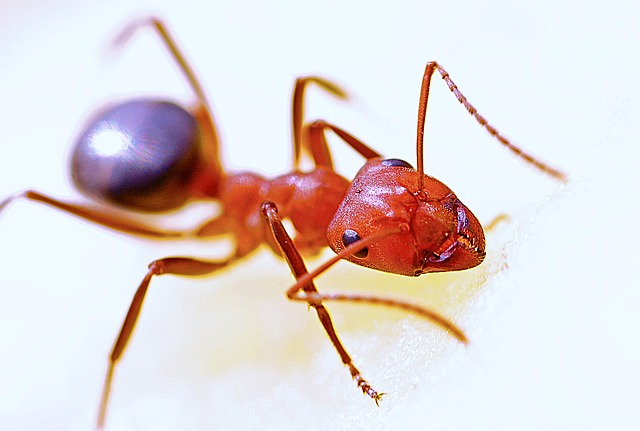
#> input picture image/ant.jpg, 640 x 431 px
$ python contours.py
#> lines starting #> are read from the running program, lines starting #| are printed output that depends on the picture; after the words box and inside, x2 and y2 are one past the last pixel; in counts of white or black regions, pixels touching at a corner belong together
import cv2
import matplotlib.pyplot as plt

img = cv2.imread("image/ant.jpg")
#> img is the input picture: shape (431, 640, 3); mean B, G, R 212.9, 213.6, 225.1
imgGray = cv2.cvtColor(img,cv2.COLOR_BGR2GRAY)
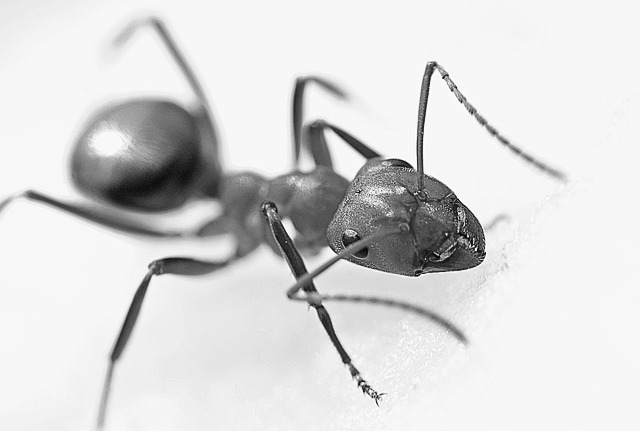
#> imgGray: shape (431, 640); min 5, max 255, mean 217
ret,threshold = cv2.threshold(imgGray,215,255,cv2.THRESH_BINARY)
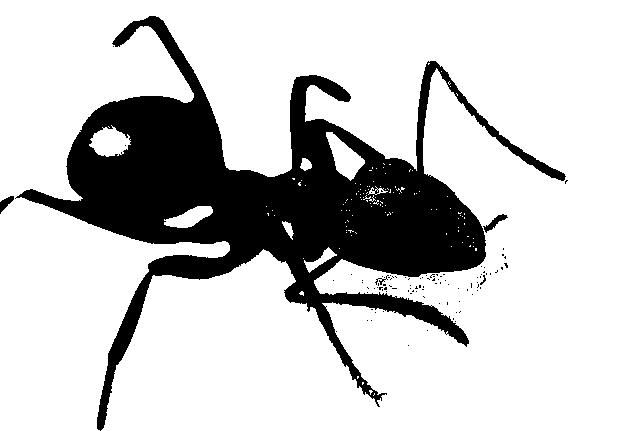
#> threshold: shape (431, 640); 79% white; 98 black regions (93 under 20 px)

# ลบสัญญารับกวน
Gaussian_3x3 = cv2.GaussianBlur(threshold,(3,3),0)
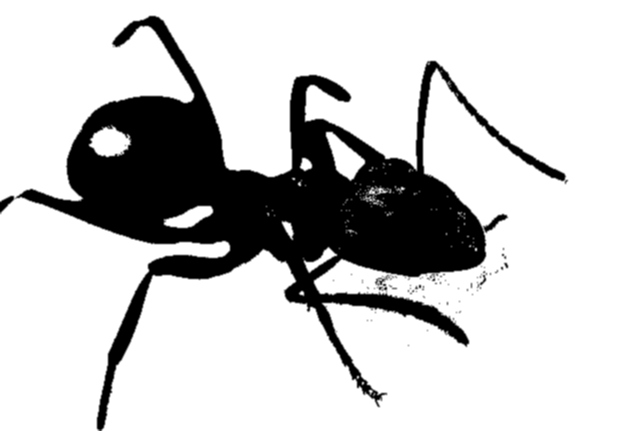
#> Gaussian_3x3: shape (431, 640); min 0, max 255, mean 201.5

# https://docs.opencv.org/master/d4/d73/tutorial_py_contours_begin.html
contours, hierarchy = cv2.findContours(Gaussian_3x3 , cv2.RETR_TREE, cv2.CHAIN_APPROX_SIMPLE)
#> contours = 61 contours, 40 with area under 20; largest, box (x1, y1, x2, y2) and area: (0, 0, 640, 431) 274694, (20, 16, 486, 430) 56525, (325, 131, 366, 182) 1029, (88, 124, 132, 158) 998, (457, 92, 565, 181) 726

imgContours = cv2.imread("image/ant.jpg")
cv2.drawContours(imgContours,contours,-1,(0,0,0),2)
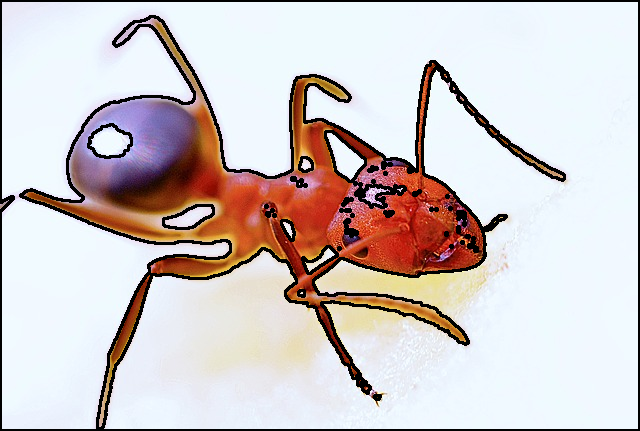
#> imgContours: shape (431, 640, 3); 7.34% of pixels changed, all inside (x1, y1, x2, y2) = (0, 0, 640, 431)

titles =["origin","Grayscale","threshold","Contours"]
img = cv2.cvtColor(img,cv2.COLOR_BGR2RGB)
# imgContours = cv2.cvtColor(img,cv2.COLOR_BGR2RGB)
images = [img,imgGray,threshold,imgContours]

for i in range(len(images)):
    plt.subplot(2,3,i+1),plt.imshow(images[i],"gray",vmin=0,vmax=255)
    plt.title(titles[i])
    plt.xticks([]),plt.yticks([])
#> this loop made 4 passes
plt.show()
#> figure, not shown here; B, G, R data is drawn as R, G, B

$ run again, with image/ball2d.jpg copied over image/ant.jpg
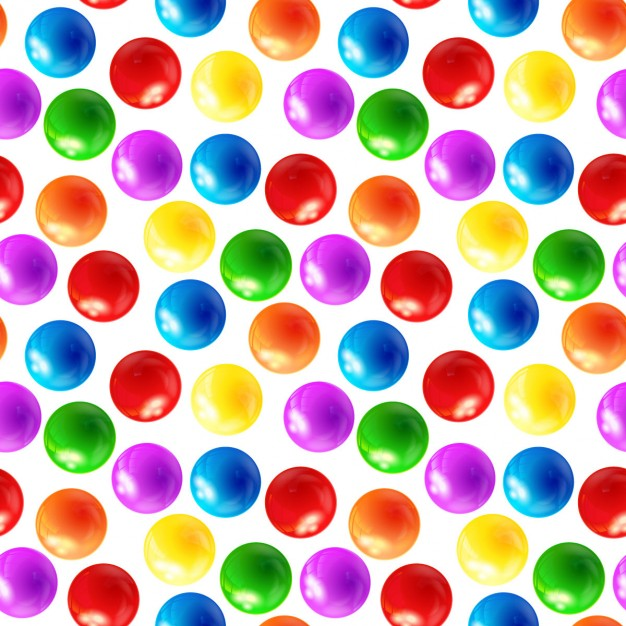
#> input picture image/ball2d.jpg, 626 x 626 px
#> img is the input picture: shape (626, 626, 3); mean B, G, R 168.2, 172.2, 199.6
#> `ret,threshold = cv2.threshold(imgGray,215,255,cv2.THRESH_BINARY)`:
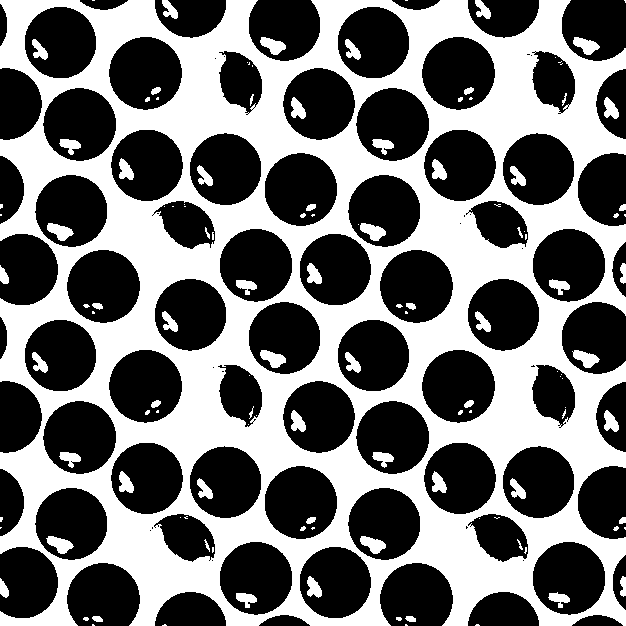
#> threshold: shape (626, 626); 44.7% white; 125 white regions (55 under 20 px)
#> contours = 128 contours, 23 with area under 20; largest, box (x1, y1, x2, y2) and area: (0, 0, 626, 626) 341009, (380, 250, 453, 323) 3967, (67, 250, 140, 323) 3967, (109, 37, 182, 110) 3963, (422, 350, 495, 423) 3962
#> `cv2.drawContours(imgContours,contours,-1,(0,0,0),2)`:
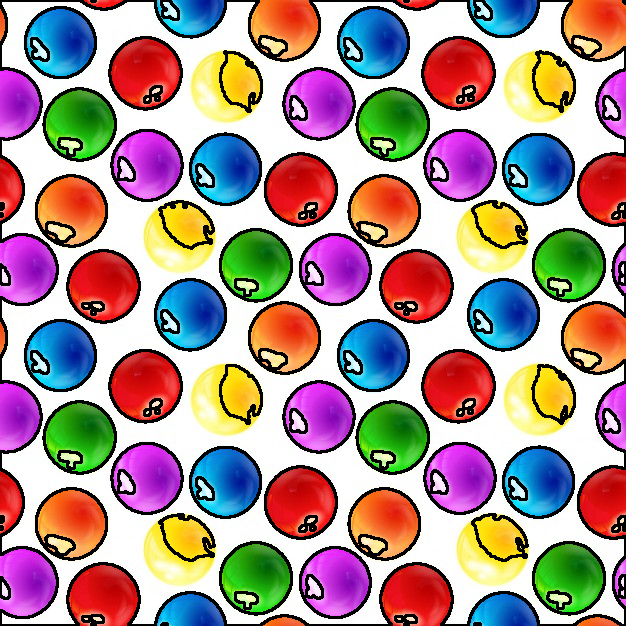
#> imgContours: shape (626, 626, 3); 14.96% of pixels changed, all inside (x1, y1, x2, y2) = (0, 0, 626, 626)
#> the loop `for i in range(len(images)):` made 4 passes
